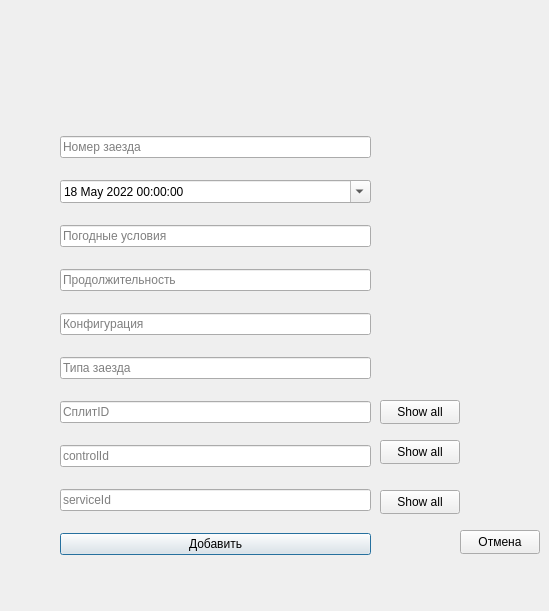
<?xml version="1.0" encoding="UTF-8"?>
<ui version="4.0">
 <class>eventAdd</class>
 <widget class="QDialog" name="eventAdd">
  <property name="geometry">
   <rect>
    <x>0</x>
    <y>0</y>
    <width>549</width>
    <height>611</height>
   </rect>
  </property>
  <property name="windowTitle">
   <string>Dialog</string>
  </property>
  <widget class="QWidget" name="verticalLayoutWidget">
   <property name="geometry">
    <rect>
     <x>60</x>
     <y>120</y>
     <width>311</width>
     <height>461</height>
    </rect>
   </property>
   <layout class="QVBoxLayout" name="verticalLayout">
    <item>
     <widget class="QLineEdit" name="id">
      <property name="placeholderText">
       <string>Номер заезда</string>
      </property>
     </widget>
    </item>
    <item>
     <widget class="QDateTimeEdit" name="time">
      <property name="date">
       <date>
        <year>2022</year>
        <month>5</month>
        <day>18</day>
       </date>
      </property>
      <property name="currentSection">
       <enum>QDateTimeEdit::DaySection</enum>
      </property>
      <property name="calendarPopup">
       <bool>true</bool>
      </property>
     </widget>
    </item>
    <item>
     <widget class="QLineEdit" name="weather">
      <property name="placeholderText">
       <string>Погодные условия</string>
      </property>
     </widget>
    </item>
    <item>
     <widget class="QLineEdit" name="duration">
      <property name="placeholderText">
       <string>Продолжительность</string>
      </property>
     </widget>
    </item>
    <item>
     <widget class="QLineEdit" name="conf">
      <property name="placeholderText">
       <string>Конфигурация</string>
      </property>
     </widget>
    </item>
    <item>
     <widget class="QLineEdit" name="type">
      <property name="placeholderText">
       <string>Типа заезда</string>
      </property>
     </widget>
    </item>
    <item>
     <widget class="QLineEdit" name="split">
      <property name="placeholderText">
       <string>СплитID</string>
      </property>
     </widget>
    </item>
    <item>
     <widget class="QLineEdit" name="controlid">
      <property name="placeholderText">
       <string>controlId</string>
      </property>
     </widget>
    </item>
    <item>
     <widget class="QLineEdit" name="serviceid">
      <property name="placeholderText">
       <string>serviceId</string>
      </property>
     </widget>
    </item>
    <item>
     <widget class="QPushButton" name="pushButton">
      <property name="text">
       <string>Добавить</string>
      </property>
     </widget>
    </item>
   </layout>
  </widget>
  <widget class="QPushButton" name="pushButton_2">
   <property name="geometry">
    <rect>
     <x>460</x>
     <y>530</y>
     <width>80</width>
     <height>24</height>
    </rect>
   </property>
   <property name="text">
    <string>Отмена</string>
   </property>
  </widget>
  <widget class="QPushButton" name="pushButton_3">
   <property name="geometry">
    <rect>
     <x>380</x>
     <y>490</y>
     <width>80</width>
     <height>24</height>
    </rect>
   </property>
   <property name="text">
    <string>Show all</string>
   </property>
  </widget>
  <widget class="QPushButton" name="pushButton_4">
   <property name="geometry">
    <rect>
     <x>380</x>
     <y>440</y>
     <width>80</width>
     <height>24</height>
    </rect>
   </property>
   <property name="text">
    <string>Show all</string>
   </property>
  </widget>
  <widget class="QPushButton" name="pushButton_5">
   <property name="geometry">
    <rect>
     <x>380</x>
     <y>400</y>
     <width>80</width>
     <height>24</height>
    </rect>
   </property>
   <property name="text">
    <string>Show all</string>
   </property>
  </widget>
 </widget>
 <resources/>
 <connections/>
</ui>
